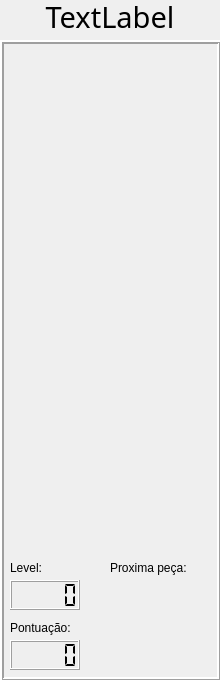
<?xml version="1.0" encoding="UTF-8"?>
<ui version="4.0">
 <class>Tabuleiro</class>
 <widget class="QWidget" name="Tabuleiro">
  <property name="geometry">
   <rect>
    <x>0</x>
    <y>0</y>
    <width>220</width>
    <height>680</height>
   </rect>
  </property>
  <property name="maximumSize">
   <size>
    <width>220</width>
    <height>680</height>
   </size>
  </property>
  <property name="windowTitle">
   <string>Tabuleiro</string>
  </property>
  <property name="autoFillBackground">
   <bool>false</bool>
  </property>
  <widget class="QFrame" name="frame">
   <property name="geometry">
    <rect>
     <x>0</x>
     <y>40</y>
     <width>221</width>
     <height>641</height>
    </rect>
   </property>
   <property name="frameShape">
    <enum>QFrame::Box</enum>
   </property>
   <property name="frameShadow">
    <enum>QFrame::Raised</enum>
   </property>
   <property name="lineWidth">
    <number>2</number>
   </property>
   <widget class="QLCDNumber" name="level">
    <property name="geometry">
     <rect>
      <x>10</x>
      <y>540</y>
      <width>70</width>
      <height>30</height>
     </rect>
    </property>
    <property name="maximumSize">
     <size>
      <width>70</width>
      <height>30</height>
     </size>
    </property>
    <property name="mouseTracking">
     <bool>false</bool>
    </property>
    <property name="acceptDrops">
     <bool>false</bool>
    </property>
    <property name="autoFillBackground">
     <bool>false</bool>
    </property>
    <property name="segmentStyle">
     <enum>QLCDNumber::Flat</enum>
    </property>
    <property name="intValue" stdset="0">
     <number>0</number>
    </property>
   </widget>
   <widget class="QLabel" name="labelPontuacao">
    <property name="geometry">
     <rect>
      <x>10</x>
      <y>580</y>
      <width>70</width>
      <height>16</height>
     </rect>
    </property>
    <property name="text">
     <string>Pontuação:</string>
    </property>
    <property name="textFormat">
     <enum>Qt::AutoText</enum>
    </property>
    <property name="scaledContents">
     <bool>false</bool>
    </property>
   </widget>
   <widget class="QLabel" name="labelLevel">
    <property name="geometry">
     <rect>
      <x>10</x>
      <y>520</y>
      <width>70</width>
      <height>16</height>
     </rect>
    </property>
    <property name="text">
     <string>Level:</string>
    </property>
    <property name="textFormat">
     <enum>Qt::AutoText</enum>
    </property>
    <property name="scaledContents">
     <bool>false</bool>
    </property>
   </widget>
   <widget class="QLCDNumber" name="pontuacao">
    <property name="geometry">
     <rect>
      <x>10</x>
      <y>600</y>
      <width>70</width>
      <height>30</height>
     </rect>
    </property>
    <property name="maximumSize">
     <size>
      <width>70</width>
      <height>30</height>
     </size>
    </property>
    <property name="mouseTracking">
     <bool>false</bool>
    </property>
    <property name="acceptDrops">
     <bool>false</bool>
    </property>
    <property name="autoFillBackground">
     <bool>false</bool>
    </property>
    <property name="segmentStyle">
     <enum>QLCDNumber::Flat</enum>
    </property>
    <property name="intValue" stdset="0">
     <number>0</number>
    </property>
   </widget>
   <widget class="QLabel" name="labelPiecePreview">
    <property name="geometry">
     <rect>
      <x>110</x>
      <y>520</y>
      <width>91</width>
      <height>16</height>
     </rect>
    </property>
    <property name="text">
     <string>Proxima peça:</string>
    </property>
    <property name="textFormat">
     <enum>Qt::AutoText</enum>
    </property>
    <property name="scaledContents">
     <bool>false</bool>
    </property>
   </widget>
   <widget class="QWidget" name="piecesContainer" native="true">
    <property name="geometry">
     <rect>
      <x>10</x>
      <y>10</y>
      <width>200</width>
      <height>500</height>
     </rect>
    </property>
    <property name="maximumSize">
     <size>
      <width>200</width>
      <height>500</height>
     </size>
    </property>
    <property name="autoFillBackground">
     <bool>true</bool>
    </property>
    <property name="styleSheet">
     <string notr="true">color: rgb(85, 255, 0);</string>
    </property>
   </widget>
   <widget class="QWidget" name="piecePreview" native="true">
    <property name="enabled">
     <bool>true</bool>
    </property>
    <property name="geometry">
     <rect>
      <x>110</x>
      <y>540</y>
      <width>90</width>
      <height>90</height>
     </rect>
    </property>
    <property name="maximumSize">
     <size>
      <width>90</width>
      <height>90</height>
     </size>
    </property>
    <property name="autoFillBackground">
     <bool>false</bool>
    </property>
    <property name="styleSheet">
     <string notr="true">border-color: rgba(0, 0, 0, 0);</string>
    </property>
   </widget>
  </widget>
  <widget class="QLabel" name="label_nome_jogador">
   <property name="geometry">
    <rect>
     <x>0</x>
     <y>0</y>
     <width>220</width>
     <height>33</height>
    </rect>
   </property>
   <property name="font">
    <font>
     <family>Sans Serif</family>
     <pointsize>22</pointsize>
    </font>
   </property>
   <property name="text">
    <string>TextLabel</string>
   </property>
   <property name="alignment">
    <set>Qt::AlignCenter</set>
   </property>
  </widget>
 </widget>
 <layoutdefault spacing="6" margin="11"/>
 <resources/>
 <connections/>
</ui>
